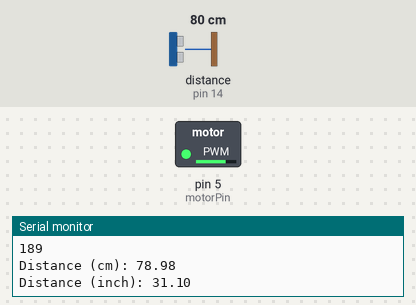
Bench run of a sketch on a simulated Arduino Uno, built with avr-gcc and run on an emulated ATmega328P. Shown: switched loads named in the sketch (green lamp = pin HIGH), the last lines printed to the serial monitor. Wiring (inferred from the names in the program): ultrasonic range finder: trigger pin 12; echo pin 14. The test bench sets the inputs (shaded band); at power-on: distance to the obstacle (sensor on pin 14) 80 cm. The echo pulse lasts 58.3 µs per cm; pins used as bus, display or sensor lines are not drawn.

Above: at 1.2 s.
1.3 s: distance to the obstacle (sensor on pin 14) set to 2 cm
At 1.82 s:
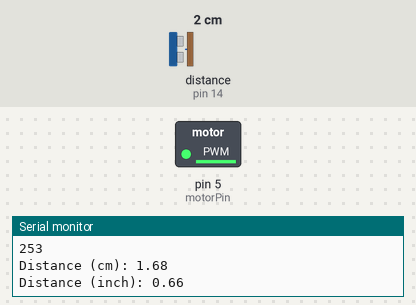
4.3 s: distance to the obstacle (sensor on pin 14) set to 250 cm
At 4.8 s:
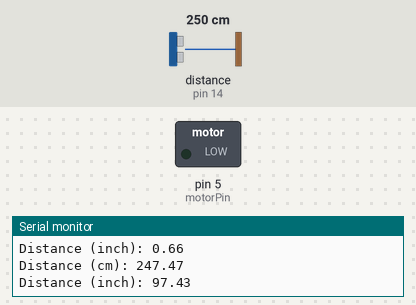
Timing chart, 0 to 7.3 s (numbered marks = the images above; inputs shaded):
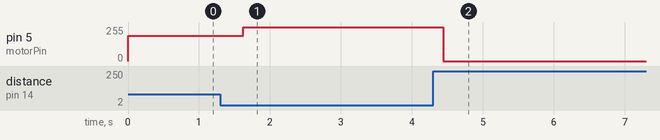

The sketch:

ultrasonic-distance.ino
```cpp
const int trigPin = 12;    // SR04 trigger pin
const int echoPin = 14;    // SR04 echo pin
const int motorPin = 5;    // vibration motor digital pin

//define sound velocity in cm/uS
#define SOUND_VELOCITY 0.034
//define cm to inch conversion
#define CM_TO_INCH 0.393701

long duration;
int vibe;
float distanceCm;
float distanceInch;

void setup() {
  Serial.begin(115200); // Starts the serial communication
  pinMode(trigPin, OUTPUT); // Sets the trigPin as an Output
  pinMode(echoPin, INPUT); // Sets the echoPin as an Input
  pinMode(motorPin, OUTPUT); // Sets the motorPin as an Output
}

void loop() {
  // Clears the trigPin
  digitalWrite(trigPin, LOW);
  delayMicroseconds(2);
  // Sets the trigPin on HIGH state for 10 micro seconds
  digitalWrite(trigPin, HIGH);
  delayMicroseconds(10);
  digitalWrite(trigPin, LOW);

  // Reads the echoPin, returns the sound wave travel time in microseconds
  duration = pulseIn(echoPin, HIGH);

  // Calculate the distance
  distanceCm = duration * SOUND_VELOCITY/2;
  if(distanceCm>0 && distanceCm<120) {
    vibe = 255-(((distanceCm-0)/(120-0))*100);
    Serial.println(vibe);
    analogWrite(motorPin, vibe); //vibrate the motor based on distance
  }
  // Convert to inches
  distanceInch = distanceCm * CM_TO_INCH;

  // Prints the distance on the Serial Monitor
  Serial.print("Distance (cm): ");
  Serial.println(distanceCm);
  Serial.print("Distance (inch): ");
  Serial.println(distanceInch);

  delay(400);
  analogWrite(motorPin, 0);
}
```

Measured:
- after the input at 1.3 s, pin 5 (motorPin): 189/255 → 253/255 after 0.33 s
- after the input at 4.3 s, pin 5 (motorPin): 253/255 → 0/255 after 0.14 s
